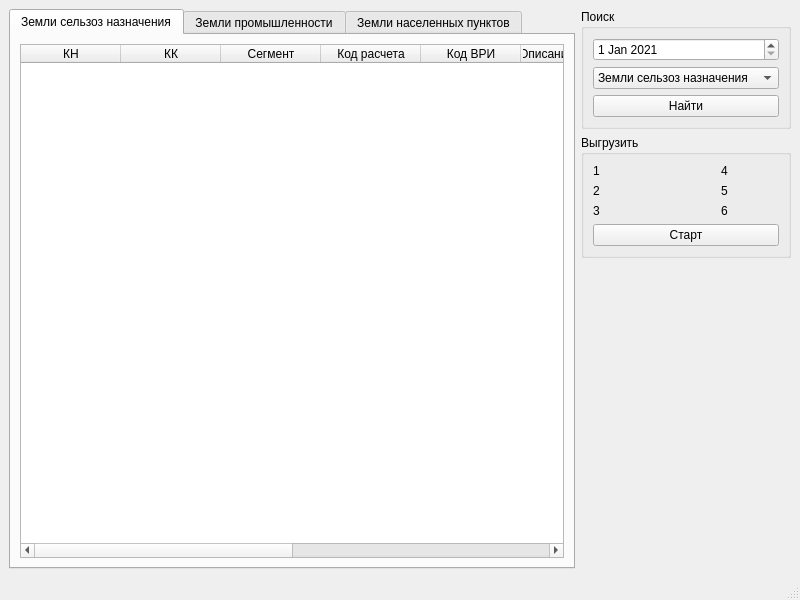
<?xml version="1.0" encoding="UTF-8"?>
<ui version="4.0">
 <class>MainWindow</class>
 <widget class="QMainWindow" name="MainWindow">
  <property name="geometry">
   <rect>
    <x>0</x>
    <y>0</y>
    <width>800</width>
    <height>600</height>
   </rect>
  </property>
  <property name="windowTitle">
   <string>MainWindow</string>
  </property>
  <widget class="QWidget" name="centralwidget">
   <layout class="QHBoxLayout" name="horizontalLayout">
    <item>
     <widget class="QTabWidget" name="tabWidget">
      <property name="currentIndex">
       <number>0</number>
      </property>
      <widget class="QWidget" name="tab_sx">
       <attribute name="title">
        <string>Земли сельзоз назначения</string>
       </attribute>
       <layout class="QVBoxLayout" name="verticalLayout_3">
        <item>
         <widget class="QTableWidget" name="table_sx">
          <column>
           <property name="text">
            <string>КН</string>
           </property>
          </column>
          <column>
           <property name="text">
            <string>КК</string>
           </property>
          </column>
          <column>
           <property name="text">
            <string>Сегмент</string>
           </property>
          </column>
          <column>
           <property name="text">
            <string>Код расчета</string>
           </property>
          </column>
          <column>
           <property name="text">
            <string>Код ВРИ</string>
           </property>
          </column>
          <column>
           <property name="text">
            <string>Описание перечня</string>
           </property>
          </column>
          <column>
           <property name="text">
            <string>Дата</string>
           </property>
          </column>
          <column>
           <property name="text">
            <string>Площадь</string>
           </property>
          </column>
          <column>
           <property name="text">
            <string>Вид использования по документам</string>
           </property>
          </column>
          <column>
           <property name="text">
            <string>Неформализованное описание</string>
           </property>
          </column>
         </widget>
        </item>
       </layout>
      </widget>
      <widget class="QWidget" name="tab_prom">
       <attribute name="title">
        <string>Земли промышленности</string>
       </attribute>
       <layout class="QVBoxLayout" name="verticalLayout_4">
        <item>
         <widget class="QTableWidget" name="table_prom">
          <column>
           <property name="text">
            <string>КН</string>
           </property>
          </column>
          <column>
           <property name="text">
            <string>КК</string>
           </property>
          </column>
          <column>
           <property name="text">
            <string>Сегмент</string>
           </property>
          </column>
          <column>
           <property name="text">
            <string>Код расчета</string>
           </property>
          </column>
          <column>
           <property name="text">
            <string>Код ВРИ</string>
           </property>
          </column>
          <column>
           <property name="text">
            <string>Описание перечня</string>
           </property>
          </column>
          <column>
           <property name="text">
            <string>Дата</string>
           </property>
          </column>
          <column>
           <property name="text">
            <string>Площадь</string>
           </property>
          </column>
          <column>
           <property name="text">
            <string>Вид использования по документам</string>
           </property>
          </column>
          <column>
           <property name="text">
            <string>Неформализованное описание</string>
           </property>
          </column>
         </widget>
        </item>
       </layout>
      </widget>
      <widget class="QWidget" name="tab_nasel">
       <attribute name="title">
        <string>Земли населенных пунктов</string>
       </attribute>
       <layout class="QVBoxLayout" name="verticalLayout_5">
        <item>
         <widget class="QTableWidget" name="table_nasel">
          <column>
           <property name="text">
            <string>КН</string>
           </property>
          </column>
          <column>
           <property name="text">
            <string>КК</string>
           </property>
          </column>
          <column>
           <property name="text">
            <string>Сегмент</string>
           </property>
          </column>
          <column>
           <property name="text">
            <string>Код расчета</string>
           </property>
          </column>
          <column>
           <property name="text">
            <string>Код ВРИ</string>
           </property>
          </column>
          <column>
           <property name="text">
            <string>Описание перечня</string>
           </property>
          </column>
          <column>
           <property name="text">
            <string>Дата</string>
           </property>
          </column>
          <column>
           <property name="text">
            <string>Площадь</string>
           </property>
          </column>
          <column>
           <property name="text">
            <string>Вид использования по документам</string>
           </property>
          </column>
          <column>
           <property name="text">
            <string>Неформализованное описание</string>
           </property>
          </column>
         </widget>
        </item>
       </layout>
      </widget>
     </widget>
    </item>
    <item>
     <layout class="QVBoxLayout" name="verticalLayout_2">
      <item>
       <widget class="QGroupBox" name="groupBox">
        <property name="title">
         <string>Поиск</string>
        </property>
        <layout class="QVBoxLayout" name="verticalLayout">
         <item>
          <widget class="QDateEdit" name="dateEdit">
           <property name="date">
            <date>
             <year>2021</year>
             <month>1</month>
             <day>1</day>
            </date>
           </property>
          </widget>
         </item>
         <item>
          <widget class="QComboBox" name="comboBox">
           <item>
            <property name="text">
             <string>Земли сельзоз назначения</string>
            </property>
           </item>
           <item>
            <property name="text">
             <string>Земли промышленности</string>
            </property>
           </item>
           <item>
            <property name="text">
             <string>Земли населенных пунктов</string>
            </property>
           </item>
          </widget>
         </item>
         <item>
          <widget class="QPushButton" name="pushButton">
           <property name="text">
            <string>Найти</string>
           </property>
          </widget>
         </item>
        </layout>
       </widget>
      </item>
      <item>
       <widget class="QGroupBox" name="groupBox_2">
        <property name="title">
         <string>Выгрузить</string>
        </property>
        <layout class="QGridLayout" name="gridLayout">
         <item row="1" column="0">
          <widget class="QLabel" name="label_2">
           <property name="text">
            <string>2</string>
           </property>
          </widget>
         </item>
         <item row="1" column="2">
          <widget class="QLabel" name="label_5">
           <property name="text">
            <string>5</string>
           </property>
          </widget>
         </item>
         <item row="0" column="0">
          <widget class="QLabel" name="label">
           <property name="text">
            <string>1</string>
           </property>
          </widget>
         </item>
         <item row="3" column="0" colspan="3">
          <widget class="QPushButton" name="pushButton_2">
           <property name="text">
            <string>Старт</string>
           </property>
          </widget>
         </item>
         <item row="2" column="0">
          <widget class="QLabel" name="label_3">
           <property name="text">
            <string>3</string>
           </property>
          </widget>
         </item>
         <item row="0" column="2">
          <widget class="QLabel" name="label_4">
           <property name="text">
            <string>4</string>
           </property>
          </widget>
         </item>
         <item row="2" column="2">
          <widget class="QLabel" name="label_6">
           <property name="text">
            <string>6</string>
           </property>
          </widget>
         </item>
        </layout>
       </widget>
      </item>
      <item>
       <spacer name="verticalSpacer">
        <property name="orientation">
         <enum>Qt::Vertical</enum>
        </property>
        <property name="sizeHint" stdset="0">
         <size>
          <width>20</width>
          <height>40</height>
         </size>
        </property>
       </spacer>
      </item>
     </layout>
    </item>
   </layout>
  </widget>
  <widget class="QStatusBar" name="statusbar"/>
 </widget>
 <resources/>
 <connections/>
</ui>
